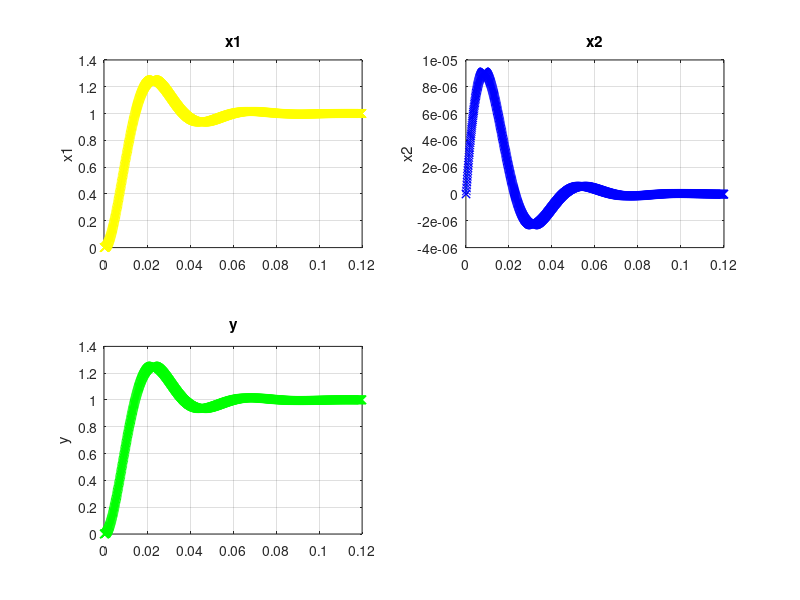

Source code (MATLAB): (Note: this script raises an error after producing the figure.)
% Thiago Santos de Lira

% Representação do Sistema no Espaço de Estados
clc;
clear;
close all;
format long;


C1=100e-9;
C2=680e-9;
R1=36e3;
R2=18e3;

A = [0 1/C1;-1/(R1*R2*C2) -(R1+R2)/(R1*R2*C2)];
B = [0;1/(R1*R2*C2)];
C = [1 0];
D = [0];

[NUM,DEN] = ss2tf(A,B,C,D)

% Resposta ao degrau da função original
sistema=ss(A,B,C,D);

[Y,t,X] = step(sistema);
% Separando as partes
figure()
subplot(2,2,1)
plot(t,X(:,1))
hold on
title('x1')
grid on;
subplot(2,2,2)
plot(t,X(:,2))
hold on
title('x2')
grid on;
subplot(2,2,3)
plot(t,Y)
hold on
title('y')
grid on;

clear u
T=0.0001;
k=0:.12/T;

u=ones(1,length(k));

% Condições Iniciais
x1(1)=0;  %  para k = 0
x2(1)=0;  %  para k = 0
x1_ponto(1)=0;  %  para k = 0
x2_ponto(1)=0;  %  para k = 0
y(1)=0;  %  para k = 0

for j=2:length(k)
    % Equações dos integradores
    x1(j)=T*x1_ponto(j-1)+x1(j-1);
    x2(j)=T*x2_ponto(j-1)+x2(j-1);    
      
    x1_ponto(j)=A(1,1)*x1(j)+A(1,2)*x2(j);  
    x2_ponto(j)=A(2,1)*x1(j)+A(2,2)*x2(j)+B(2)*u(j);  
    
    y(j)=C(1)*x1(j);
end

subplot(2,2,1)
plot(k*T, x1, 'yx')  % 'y' define a cor amarelo
ylabel('x1')
grid on;

subplot(2,2,2)
plot(k*T, x2, 'bx')  % 'b' define a cor azul
ylabel('x2')
grid on;

subplot(2,2,3)
plot(k*T, y, 'gx')   % 'm' define a cor verde
ylabel('y')
grid on;
hold off


% Informacoes de Projeto
Mp = 0.12
ts5 = 0.018                     

% Calculo do zeta
syms zeta
zeta = solve(Mp == exp(-pi*(zeta/sqrt(1-zeta^2))), zeta);
zeta = eval(zeta(1))

% Calculo da frequencia natutral nao amortecida (Wn), dos polos dominantes
% de malha fechada.
syms wn
wn = 3/(zeta*ts5)

% Calculo da frequencia natural amortecida (Wd).
wd = wn*sqrt(1-zeta^2)

s1=-zeta*wn+i*wn*sqrt(1-zeta^2)
s2=-zeta*wn-i*wn*sqrt(1-zeta^2)
s3=5*real(s1)   % Autovalor adicional para o projeto, valor mais alto que a parte real de s1 para maior estabilidade.

% Autovalores (polos de malha fechada desejados)
u1=s1;
u2=s2;
u3=s3;


% Matriz de Controlabilidade
M=ctrb(A,B)
% Teste de controlabilidade
rank(M)  

% Projeto do controlador / servosistema
A_chapeu = [A zeros(2,1);-C 0];
B_chapeu = [B;0];

% Matriz de ganhos do controlador K_chapeu = [k1 k2 -ki]
K_chapeu=acker(A_chapeu,B_chapeu,[u1 u2 u3])

% Verificando
eig(A_chapeu-B_chapeu*K_chapeu)

K = [K_chapeu(1) K_chapeu(2)];
Ki = -K_chapeu(3);
AA = [A-B*K B*Ki;-C 0];
BB = [0;0;1];
CC = [1 0 0];
DD = 0;

% Resposta ao degrau do controlador e original
figure()
step(sistema)
hold on
step(AA,BB,CC,DD)
title('Resposta ao Degrau da Planta Original X Controlador')
legend('Planta Original', 'Controlador')
hold off


% observador de ordem mínima
Abb=[A(2,2)];
Aab=[A(1,2)];
L=[s3];
Ke=acker(Abb',Aab',L)'

Aaa=A(1,1);
Aba=A(2,1);
Ba=0;
Bb=B(2,1);

Achapeu=Abb-Ke*Aab;
Bchapeu=Achapeu*Ke+Aba-Ke*Aaa;
Fchapeu=Bb-Ke*Ba;
Cchapeu=[0;1];
Dchapeu=[1;Ke];

figure()
t=0:0.00001:0.18;
AAA = [A zeros(2,1); Bchapeu*C Achapeu]
BBB = [B;Fchapeu]
CCC = [Dchapeu*C Cchapeu]
DDD = zeros(length(A),1)

step(sistema)
hold on
so = step(AAA,BBB,CCC,DDD,1,t);
plot(t,so(:,1),'m')
title('Resposta ao Degrau da Planta Original X Observador de Ordem minima')
legend('Planta Original', 'Observador de Ordem minima')
hold off



figure()
ax = gca
ax.YLim = [0 1.4];
hold on
so = step(AAA,BBB,CCC,DDD,1,t);
plot(t,so(:,1),'ko')
step(AA,BB,CC,DD,1,t);
sori = step(A,B,C,D,1,t);
plot(t,sori,'r','LineWidth',1)
title('Resposta ao Degrau da Planta Original X Observador X Controlador')
legend('Observador','Controlado','Original');
hold off

T = 1e-4;
k = 0:1:(0.30/T); 
r = ones(1,length(k)/2); 
r = [r 1.5.*r];

% condições iniciais
x1(1)=0;
x2(1)=0;

x1_ponto(1)=0;
x2_ponto(1)=0;

y(1)=C(1)*x1(1)+C(2)*x2(1);

eta1(1)=0;
eta1_ponto(1)=Fchapeu(1)*u(1);
   
x1til(1) = 0; 
x2til(1) = 0; 
E(1) = 0;            % Saida do integrador 
y_til(1) = 0;  
e(1) = 0;          % Erro
v(1) = 0; 
u(1) = 0;          % Sinal de controle          
E_ponto(1) = r(1)-y(1);

for j=2:length(k)
% sistema original
    % Equações dos integradores
    x1(j)=T*x1_ponto(j-1)+x1(j-1);
    x2(j)=T*x2_ponto(j-1)+x2(j-1);
    
    E(j) =T*E_ponto(j-1)+E(j-1);
    
    v(j) = K(1)*x1(j)+K(2)*x2(j);
    u(j) = Ki*E(j)-v(j);
    
    % Equação diferencial de estados:  Xponto=A*X+B*U
    x1_ponto(j)=A(1,1)*x1(j)+A(1,2)*x2(j)+B(1)*u(j);  
    x2_ponto(j)=A(2,1)*x1(j)+A(2,2)*x2(j)+B(2)*u(j); 

    % Equação de Saída: Y=C*X+D*U
    y(j)=C(1)*x1(j)+C(2)*x2(j)+D*u(j);
    E_ponto(j) = r(j)-y(j);
    % observador de ordem mínima
    % Equações dos integradores do observador
    eta1(j)=T*eta1_ponto(j-1)+eta1(j-1);
    % Equação diferencial de estados do observador
    eta1_ponto(j)=Achapeu(1,1)*eta1(j)+Bchapeu(1)*y(j)+Fchapeu(1)*u(j);
    % equação de saída do observador de ordem mínima
    xtil1(j)=Cchapeu(1,1)*eta1(j)+Dchapeu(1)*y(j);
    xtil2(j)=Cchapeu(2,1)*eta1(j)+Dchapeu(2)*y(j);
    
    y_til(j)=C(1)*xtil1(j);
    e(j) = y(j)-y_til(j);
end
figure()
% plotando as variáveis originais
subplot(2,2,1)
plot(k*T, x1, 'o', 'LineWidth', 0.5, 'Color', 'b')  % 'b' para azul
hold on
subplot(2,2,2)
plot(k*T, x2, 'o', 'LineWidth', 0.5, 'Color', 'b')
hold on
subplot(2,2,3)
plot(k*T, y, 'o', 'LineWidth', 0.5, 'Color', 'b')
hold on
% plotando as variáveis do observador
subplot(2,2,1)
plot(k*T, xtil1, 'o', 'LineWidth', 0.5, 'Color', 'r')  % 'r' para red
subplot(2,2,2)
plot(k*T, xtil2, 'o', 'LineWidth', 0.5, 'Color', 'r')
hold off

figure()
step(sistema)
hold on
step(AA,BB,CC,DD)
plot(k*T,y, 'o', 'LineWidth', 0.5)
title('Resposta ao Degrau da Planta Original X Controlador')
legend('Planta Original', 'Controlador')
hold off

% Plot da ação de controle
figure();
plot(k*T, u, 'LineWidth', 2);
title('Ação de Controle do Sistema com Observador de Ordem Mínima');
xlabel('Tempo (s)');
ylabel('Ação de Controle');
grid on;